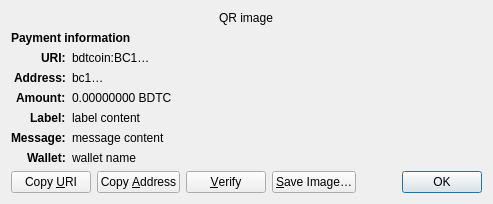
<?xml version="1.0" encoding="UTF-8"?>
<ui version="4.0">
 <class>ReceiveRequestDialog</class>
 <widget class="QDialog" name="ReceiveRequestDialog">
  <property name="geometry">
   <rect>
    <x>0</x>
    <y>0</y>
    <width>413</width>
    <height>229</height>
   </rect>
  </property>
  <property name="windowTitle">
   <string>Request payment to …</string>
  </property>
  <layout class="QGridLayout" name="gridLayout" columnstretch="0,1">
   <property name="sizeConstraint">
    <enum>QLayout::SetFixedSize</enum>
   </property>
   <item row="0" column="0" colspan="2" alignment="Qt::AlignHCenter">
    <widget class="QRImageWidget" name="qr_code">
     <property name="text">
      <string notr="true">QR image</string>
     </property>
     <property name="textInteractionFlags">
      <set>Qt::NoTextInteraction</set>
     </property>
    </widget>
   </item>
   <item row="1" column="0" colspan="2">
    <widget class="QLabel" name="payment_header">
     <property name="font">
      <font>
       <weight>75</weight>
       <bold>true</bold>
      </font>
     </property>
     <property name="text">
      <string>Payment information</string>
     </property>
     <property name="textInteractionFlags">
      <set>Qt::NoTextInteraction</set>
     </property>
    </widget>
   </item>
   <item row="2" column="0" alignment="Qt::AlignRight|Qt::AlignTop">
    <widget class="QLabel" name="uri_tag">
     <property name="font">
      <font>
       <weight>75</weight>
       <bold>true</bold>
      </font>
     </property>
     <property name="text">
      <string notr="true">URI:</string>
     </property>
     <property name="textFormat">
      <enum>Qt::PlainText</enum>
     </property>
     <property name="textInteractionFlags">
      <set>Qt::NoTextInteraction</set>
     </property>
    </widget>
   </item>
   <item row="2" column="1" alignment="Qt::AlignTop">
    <widget class="QLabel" name="uri_content">
     <property name="text">
      <string notr="true">bdtcoin:BC1…</string>
     </property>
     <property name="textFormat">
      <enum>Qt::RichText</enum>
     </property>
     <property name="wordWrap">
      <bool>true</bool>
     </property>
     <property name="textInteractionFlags">
      <set>Qt::TextSelectableByMouse</set>
     </property>
    </widget>
   </item>
   <item row="3" column="0" alignment="Qt::AlignRight|Qt::AlignTop">
    <widget class="QLabel" name="address_tag">
     <property name="font">
      <font>
       <weight>75</weight>
       <bold>true</bold>
      </font>
     </property>
     <property name="text">
      <string>Address:</string>
     </property>
     <property name="textInteractionFlags">
      <set>Qt::NoTextInteraction</set>
     </property>
    </widget>
   </item>
   <item row="3" column="1" alignment="Qt::AlignTop">
    <widget class="QLabel" name="address_content">
     <property name="text">
      <string notr="true">bc1…</string>
     </property>
     <property name="textFormat">
      <enum>Qt::PlainText</enum>
     </property>
     <property name="textInteractionFlags">
      <set>Qt::TextSelectableByMouse</set>
     </property>
    </widget>
   </item>
   <item row="4" column="0" alignment="Qt::AlignRight|Qt::AlignTop">
    <widget class="QLabel" name="amount_tag">
     <property name="font">
      <font>
       <weight>75</weight>
       <bold>true</bold>
      </font>
     </property>
     <property name="text">
      <string>Amount:</string>
     </property>
     <property name="textInteractionFlags">
      <set>Qt::NoTextInteraction</set>
     </property>
    </widget>
   </item>
   <item row="4" column="1" alignment="Qt::AlignTop">
    <widget class="QLabel" name="amount_content">
     <property name="text">
      <string notr="true">0.00000000 BDTC</string>
     </property>
     <property name="textFormat">
      <enum>Qt::PlainText</enum>
     </property>
     <property name="textInteractionFlags">
      <set>Qt::TextSelectableByMouse</set>
     </property>
    </widget>
   </item>
   <item row="5" column="0" alignment="Qt::AlignRight|Qt::AlignTop">
    <widget class="QLabel" name="label_tag">
     <property name="font">
      <font>
       <weight>75</weight>
       <bold>true</bold>
      </font>
     </property>
     <property name="text">
      <string>Label:</string>
     </property>
     <property name="textInteractionFlags">
      <set>Qt::NoTextInteraction</set>
     </property>
    </widget>
   </item>
   <item row="5" column="1" alignment="Qt::AlignTop">
    <widget class="QLabel" name="label_content">
     <property name="text">
      <string notr="true">label content</string>
     </property>
     <property name="textFormat">
      <enum>Qt::PlainText</enum>
     </property>
     <property name="wordWrap">
      <bool>true</bool>
     </property>
     <property name="textInteractionFlags">
      <set>Qt::TextSelectableByMouse</set>
     </property>
    </widget>
   </item>
   <item row="6" column="0" alignment="Qt::AlignRight|Qt::AlignTop">
    <widget class="QLabel" name="message_tag">
     <property name="font">
      <font>
       <weight>75</weight>
       <bold>true</bold>
      </font>
     </property>
     <property name="text">
      <string>Message:</string>
     </property>
     <property name="textInteractionFlags">
      <set>Qt::NoTextInteraction</set>
     </property>
    </widget>
   </item>
   <item row="6" column="1" alignment="Qt::AlignTop">
    <widget class="QLabel" name="message_content">
     <property name="text">
      <string notr="true">message content</string>
     </property>
     <property name="textFormat">
      <enum>Qt::PlainText</enum>
     </property>
     <property name="wordWrap">
      <bool>true</bool>
     </property>
     <property name="textInteractionFlags">
      <set>Qt::TextSelectableByMouse</set>
     </property>
    </widget>
   </item>
   <item row="7" column="0" alignment="Qt::AlignRight|Qt::AlignTop">
    <widget class="QLabel" name="wallet_tag">
     <property name="font">
      <font>
       <weight>75</weight>
       <bold>true</bold>
      </font>
     </property>
     <property name="text">
      <string>Wallet:</string>
     </property>
     <property name="textInteractionFlags">
      <set>Qt::NoTextInteraction</set>
     </property>
    </widget>
   </item>
   <item row="7" column="1" alignment="Qt::AlignTop">
    <widget class="QLabel" name="wallet_content">
     <property name="text">
      <string notr="true">wallet name</string>
     </property>
     <property name="textFormat">
      <enum>Qt::PlainText</enum>
     </property>
     <property name="wordWrap">
      <bool>true</bool>
     </property>
     <property name="textInteractionFlags">
      <set>Qt::TextSelectableByMouse</set>
     </property>
    </widget>
   </item>
   <item row="8" column="0" colspan="2">
    <layout class="QHBoxLayout" name="horizontalLayout">
     <item>
      <widget class="QPushButton" name="btnCopyURI">
       <property name="text">
        <string>Copy &amp;URI</string>
       </property>
       <property name="autoDefault">
        <bool>false</bool>
       </property>
      </widget>
     </item>
     <item>
      <widget class="QPushButton" name="btnCopyAddress">
       <property name="text">
        <string>Copy &amp;Address</string>
       </property>
       <property name="autoDefault">
        <bool>false</bool>
       </property>
      </widget>
     </item>
     <item>
      <widget class="QPushButton" name="btnVerify">
       <property name="text">
        <string>&amp;Verify</string>
       </property>
       <property name="toolTip">
        <string>Verify this address on e.g. a hardware wallet screen</string>
       </property>
       <property name="autoDefault">
        <bool>false</bool>
       </property>
      </widget>
     </item>
     <item>
      <widget class="QPushButton" name="btnSaveAs">
       <property name="text">
        <string>&amp;Save Image…</string>
       </property>
       <property name="autoDefault">
        <bool>false</bool>
       </property>
      </widget>
     </item>
     <item>
      <spacer name="horizontalSpacer_2">
       <property name="orientation">
        <enum>Qt::Horizontal</enum>
       </property>
       <property name="sizeHint" stdset="0">
        <size>
         <width>40</width>
         <height>20</height>
        </size>
       </property>
      </spacer>
     </item>
     <item>
      <widget class="QDialogButtonBox" name="buttonBox">
       <property name="focusPolicy">
        <enum>Qt::StrongFocus</enum>
       </property>
       <property name="standardButtons">
        <set>QDialogButtonBox::Ok</set>
       </property>
      </widget>
     </item>
    </layout>
   </item>
  </layout>
 </widget>
 <customwidgets>
  <customwidget>
   <class>QRImageWidget</class>
   <extends>QLabel</extends>
   <header>qt/qrimagewidget.h</header>
  </customwidget>
 </customwidgets>
 <tabstops>
  <tabstop>buttonBox</tabstop>
  <tabstop>btnCopyURI</tabstop>
  <tabstop>btnCopyAddress</tabstop>
  <tabstop>btnSaveAs</tabstop>
 </tabstops>
 <resources/>
 <connections>
  <connection>
   <sender>buttonBox</sender>
   <signal>accepted()</signal>
   <receiver>ReceiveRequestDialog</receiver>
   <slot>accept()</slot>
   <hints>
    <hint type="sourcelabel">
     <x>135</x>
     <y>230</y>
    </hint>
    <hint type="destinationlabel">
     <x>135</x>
     <y>126</y>
    </hint>
   </hints>
  </connection>
 </connections>
</ui>
